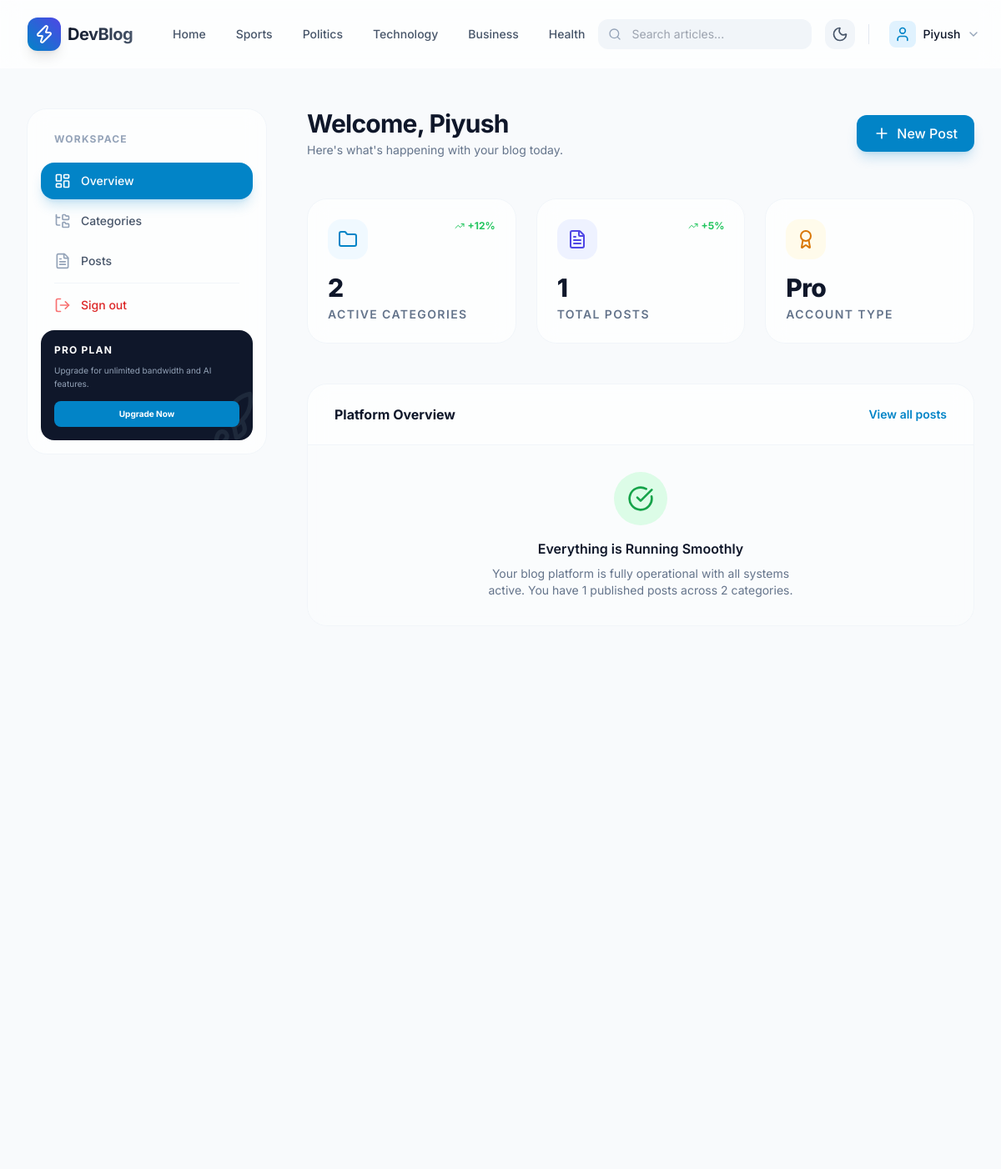
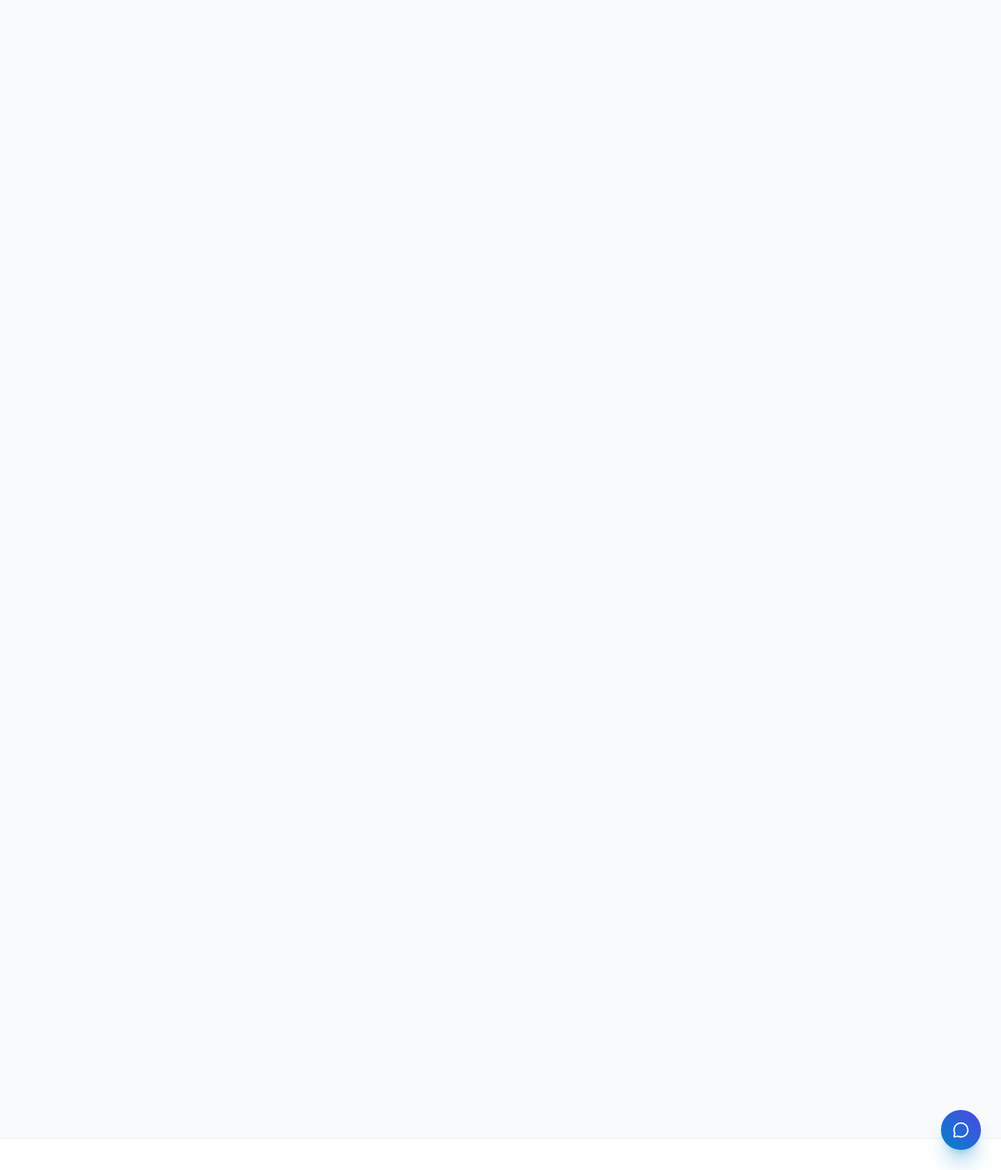
The app's page /dashboard/ (signed in) with its own data (2 pictures, top to bottom).
### blogs/models.py (models this page shows, shortened)
class Category(models.Model):
    category_name = models.CharField(max_length=50, unique=True)
    created_at = models.DateTimeField(auto_now_add=True)
    updated_at = models.DateTimeField(auto_now=True)
    class Meta:
        verbose_name_plural = 'categories'

### dashboards/views.py (the view)
# urls.py: path('dashboard/', include('dashboards.urls')),
@login_required(login_url='login')
def dashboard(request):
    category_count = Category.objects.filter(blog__status='Published').distinct().count()
    blogs_count = Blog.objects.filter(author=request.user).count()
    context = {
        'category_count': category_count,
        'blogs_count': blogs_count,
    }
    return render(request, 'dashboard/dashboard.html', context)

### blogs/context_processors.py (called while the page is built)
def get_categories(request):
    categories = Category.objects.all()
    return dict(categories=categories)

def get_social_links(request):
    social_links = SocialLink.objects.all()
    return dict(social_links=social_links)

### templates/dashboard/dashboard.html (shortened to what this page needs)
{% extends 'base.html' %}
{% load static %}
{% block content %}
<div class="container-custom pt-12 pb-24">
    <div class="flex flex-col lg:flex-row gap-12">
        {% include 'dashboard/sidebar.html' %}
        <div class="flex-1 space-y-12">
            <div class="flex flex-col md:flex-row md:items-center justify-between gap-4 animate-fade-in">
                <div>
                    <h1 class="text-3xl font-bold tracking-tight">Welcome, {{ user.username }}</h1>
                    <p class="text-slate-500 text-sm mt-1">Here's what's happening with your blog today.</p>
                </div>
                <div class="flex gap-3">
                    <a href="{% url 'add_post' %}" class="btn btn-primary shadow-lg shadow-primary-600/20">
                        <i data-lucide="plus" class="mr-2 w-5 h-5"></i>
                        New Post
                    </a>
                </div>
            </div>
            <div class="grid grid-cols-1 sm:grid-cols-2 lg:grid-cols-3 gap-6 animate-slide-up">
                <div
                    class="glass p-6 rounded-3xl border border-slate-100 dark:border-slate-800 hover:border-primary-500/30 transition-all group">
                    <div class="flex justify-between items-start mb-4">
                        <div
                            class="w-12 h-12 rounded-2xl bg-primary-50 dark:bg-primary-900/20 flex items-center justify-center text-primary-600">
                            <i data-lucide="folder" class="w-6 h-6"></i>
                        </div>
                        <span class="text-xs font-bold text-green-500 flex items-center gap-1">
                            <i data-lucide="trending-up" class="w-3 h-3"></i> +12%
                        </span>
                    </div>
                    <div class="text-3xl font-extrabold mb-1 tracking-tight">{{ category_count }}</div>
                    <div class="text-sm font-semibold text-slate-500 uppercase tracking-widest">Active Categories</div>
                </div>
                <div
                    class="glass p-6 rounded-3xl border border-slate-100 dark:border-slate-800 hover:border-indigo-500/30 transition-all group">
                    <div class="flex justify-between items-start mb-4">
                        <div
                            class="w-12 h-12 rounded-2xl bg-indigo-50 dark:bg-indigo-900/20 flex items-center justify-center text-indigo-600">
                            <i data-lucide="file-text" class="w-6 h-6"></i>
                        </div>
                        <span class="text-xs font-bold text-green-500 flex items-center gap-1">
                            <i data-lucide="trending-up" class="w-3 h-3"></i> +5%
                        </span>
                    </div>
                    <div class="text-3xl font-extrabold mb-1 tracking-tight">{{ blogs_count }}</div>
                    <div class="text-sm font-semibold text-slate-500 uppercase tracking-widest">Total Posts</div>
                </div>
                <div
                    class="glass p-6 rounded-3xl border border-slate-100 dark:border-slate-800 hover:border-amber-500/30 transition-all group lg:col-span-1 md:col-span-2">
                    <div class="flex justify-between items-start mb-4">
                        <div
                            class="w-12 h-12 rounded-2xl bg-amber-50 dark:bg-amber-900/20 flex items-center justify-center text-amber-600">
                            <i data-lucide="award" class="w-6 h-6"></i>
                        </div>
                    </div>
                    <div class="text-3xl font-extrabold mb-1 tracking-tight">Pro</div>
                    <div class="text-sm font-semibold text-slate-500 uppercase tracking-widest">Account Type</div>
                </div>
            </div>
            <div class="glass rounded-3xl border border-slate-100 dark:border-slate-800 overflow-hidden">
                <div
                    class="px-8 py-6 border-b border-slate-100 dark:border-slate-800 flex items-center justify-between">
                    <h3 class="font-bold">Platform Overview</h3>
                    <a href="{% url 'posts' %}" class="text-sm text-primary-600 font-semibold hover:underline">View
                        all posts</a>
                </div>
                <div class="p-8 text-center bg-slate-50/50 dark:bg-slate-900/20">
                    <div
                        class="w-16 h-16 rounded-full bg-green-100 dark:bg-green-900/20 flex items-center justify-center text-green-600 mx-auto mb-4">
                        <i data-lucide="check-circle" class="w-8 h-8"></i>
                    </div>
                    <h4 class="font-semibold mb-2">Everything is Running Smoothly</h4>
                    <p class="text-sm text-slate-500 max-w-sm mx-auto">Your blog platform is fully operational with all systems active. You have {{ blogs_count }} published posts across {{ category_count }} categories.</p>
                </div>
            </div>
        </div>
    </div>
</div>
{% endblock %}

### templates/base.html (shortened to what this page needs)
{% load static %}
<!DOCTYPE html>
<html lang="en" class="scroll-smooth">
<head>
    <script src="https://cdn.tailwindcss.com"></script>
</head>
<body class="antialiased">
    <nav class="sticky top-0 z-50 glass">
        <div class="container-custom">
            <div class="flex justify-between items-center h-20">
                <div class="flex items-center gap-8 shrink-0">
                    <a href="/" class="flex items-center gap-2 group">
                        <div
                            class="w-10 h-10 bg-gradient-to-tr from-primary-600 to-indigo-600 rounded-xl flex items-center justify-center text-white shadow-lg group-hover:rotate-6 transition-transform">
                            <i data-lucide="zap" class="w-6 h-6"></i>
                        </div>
                        <span
                            class="text-xl font-bold tracking-tight bg-clip-text text-transparent bg-gradient-to-r from-slate-900 to-slate-600 dark:from-white dark:to-slate-400">
                        </span>
                    </a>
                    <div class="hidden md:flex items-center gap-1">
                        <a href="{% url 'home' %}"
                            class="px-4 py-2 text-sm font-medium text-slate-600 dark:text-slate-400 hover:text-primary-600 dark:hover:text-primary-400 rounded-lg hover:bg-slate-100 dark:hover:bg-slate-800 transition-colors whitespace-nowrap">
                            Home
                        </a>
                        {% for cat in categories|slice:":5" %}
                        <a href="{% url 'posts_by_category' cat.id %}"
                            class="px-4 py-2 text-sm font-medium text-slate-600 dark:text-slate-400 hover:text-primary-600 dark:hover:text-primary-400 rounded-lg hover:bg-slate-100 dark:hover:bg-slate-800 transition-colors whitespace-nowrap">
                            {{ cat.category_name }}
                        </a>
                        {% endfor %}
                    </div>
                </div>
                <div class="flex items-center gap-4">
                    <div class="hidden lg:flex items-center relative">
                        <form action="{% url 'search' %}" method="GET" class="relative">
                            <i data-lucide="search"
                                class="absolute left-3 top-1/2 -translate-y-1/2 w-4 h-4 text-slate-400"></i>
                            <input type="text" name="keyword" value="{{ keyword|default:'' }}"
                                placeholder="Search articles..."
                                class="pl-10 pr-4 py-2 bg-slate-100 dark:bg-slate-800 border-none rounded-xl text-sm focus:ring-2 focus:ring-primary-500 w-64 transition-all">
                        </form>
                    </div>
                    <button id="theme-toggle"
                        class="p-2 rounded-xl bg-slate-100 dark:bg-slate-800 text-slate-600 dark:text-slate-400 hover:bg-slate-200 dark:hover:bg-slate-700 transition-colors">
                        <i data-lucide="moon" id="theme-toggle-dark-icon" class="hidden w-5 h-5"></i>
                    </button>
                    <div class="flex items-center gap-3 shrink-0">
                        {% if not user.is_authenticated %}
                        <a href="{% url 'login' %}"
                            class="btn btn-secondary text-sm px-5 py-2.5 border-none shadow-none hover:bg-slate-100 dark:hover:bg-slate-800 whitespace-nowrap">
                            Sign in
                        </a>
                        <a href="{% url 'register' %}"
                            class="btn btn-primary text-sm px-6 py-2.5 shadow-xl shadow-primary-600/20 whitespace-nowrap text-white">
                            Get Started
                        </a>
                        {% else %}
                        <div class="relative group">
                            <button
                                class="flex items-center gap-2 px-2 py-1.5 rounded-xl hover:bg-slate-100 dark:hover:bg-slate-800 transition-colors">
                                <div
                                    class="w-8 h-8 rounded-lg bg-primary-100 dark:bg-primary-900/30 flex items-center justify-center text-primary-600">
                                    <i data-lucide="user" class="w-5 h-5"></i>
                                </div>
                                <span class="text-sm font-medium hidden sm:block">{{ user.username }}</span>
                                <i data-lucide="chevron-down" class="w-4 h-4 text-slate-400"></i>
                            </button>
                        </div>
                        {% endif %}
                    </div>
                </div>
            </div>
        </div>
    </nav>
    <main class="min-h-[calc(100vh-200px)] animate-fade-in">
        {% block content %}{% endblock %}
    </main>
    <footer class="bg-white dark:bg-slate-900 border-t border-slate-100 dark:border-slate-800 py-16 mt-20">
    </footer>
    <div id="chatbot-widget" class="fixed bottom-6 right-6 z-40">
        <button id="chat-toggle-btn"
            class="w-12 h-12 rounded-full bg-gradient-to-tr from-primary-600 to-indigo-600 text-white shadow-xl shadow-primary-600/30 hover:shadow-primary-600/50 hover:scale-110 active:scale-95 transition-all duration-300 flex items-center justify-center group">
            <i data-lucide="message-circle" id="chat-icon" class="w-5 h-5"></i>
        </button>
    </div>
</body>
</html>

### records on screen
Category: category_name "Sports"
Category: category_name "Politics"
Category: category_name "Technology"
Category: category_name "Business"
Category: category_name "Health"

### other values on screen
{{ user.username }} "Piyush"
{{ category_count }} "2"
{{ blogs_count }} "1"
